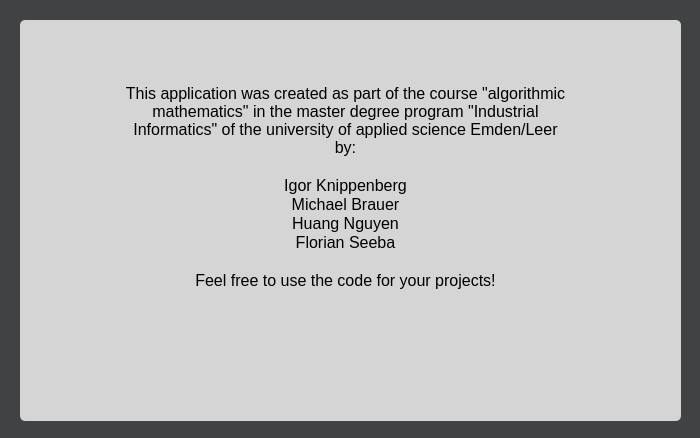
<?xml version="1.0" encoding="UTF-8"?>
<ui version="4.0">
 <class>AboutWindow</class>
 <widget class="QWidget" name="AboutWindow">
  <property name="windowModality">
   <enum>Qt::ApplicationModal</enum>
  </property>
  <property name="geometry">
   <rect>
    <x>0</x>
    <y>0</y>
    <width>700</width>
    <height>438</height>
   </rect>
  </property>
  <property name="windowTitle">
   <string>About</string>
  </property>
  <property name="windowIcon">
   <iconset resource="images.qrc">
    <normaloff>:/images/mine_logo.png</normaloff>:/images/mine_logo.png</iconset>
  </property>
  <property name="styleSheet">
   <string notr="true">background-color: rgb(64, 66, 68);
</string>
  </property>
  <widget class="QGroupBox" name="groupBox">
   <property name="geometry">
    <rect>
     <x>20</x>
     <y>20</y>
     <width>661</width>
     <height>401</height>
    </rect>
   </property>
   <property name="styleSheet">
    <string notr="true">
QGroupBox {
 background-color: rgb(213, 213, 214);
 color: rgb(0,0,0);
 border-radius: 5px;


}</string>
   </property>
   <property name="title">
    <string/>
   </property>
   <widget class="QTextBrowser" name="textBrowser">
    <property name="geometry">
     <rect>
      <x>100</x>
      <y>60</y>
      <width>451</width>
      <height>291</height>
     </rect>
    </property>
    <property name="styleSheet">
     <string notr="true">
 background-color: rgb(213, 213, 214);
</string>
    </property>
    <property name="frameShape">
     <enum>QFrame::NoFrame</enum>
    </property>
    <property name="html">
     <string>&lt;!DOCTYPE HTML PUBLIC &quot;-//W3C//DTD HTML 4.0//EN&quot; &quot;http://www.w3.org/TR/REC-html40/strict.dtd&quot;&gt;
&lt;html&gt;&lt;head&gt;&lt;meta name=&quot;qrichtext&quot; content=&quot;1&quot; /&gt;&lt;style type=&quot;text/css&quot;&gt;
p, li { white-space: pre-wrap; }
&lt;/style&gt;&lt;/head&gt;&lt;body style=&quot; font-family:'MS Shell Dlg 2'; font-size:7.8pt; font-weight:400; font-style:normal;&quot;&gt;
&lt;p align=&quot;center&quot; style=&quot; margin-top:0px; margin-bottom:0px; margin-left:0px; margin-right:0px; -qt-block-indent:0; text-indent:0px;&quot;&gt;&lt;span style=&quot; font-size:12pt;&quot;&gt;This application was created as part of the course &amp;quot;algorithmic mathematics&amp;quot; in the master degree program &amp;quot;Industrial Informatics&amp;quot; of the university of applied science Emden/Leer by:&lt;/span&gt;&lt;/p&gt;
&lt;p align=&quot;center&quot; style=&quot;-qt-paragraph-type:empty; margin-top:0px; margin-bottom:0px; margin-left:0px; margin-right:0px; -qt-block-indent:0; text-indent:0px; font-size:12pt;&quot;&gt;&lt;br /&gt;&lt;/p&gt;
&lt;p align=&quot;center&quot; style=&quot; margin-top:0px; margin-bottom:0px; margin-left:0px; margin-right:0px; -qt-block-indent:0; text-indent:0px;&quot;&gt;&lt;span style=&quot; font-size:12pt;&quot;&gt;Igor Knippenberg&lt;/span&gt;&lt;/p&gt;
&lt;p align=&quot;center&quot; style=&quot; margin-top:0px; margin-bottom:0px; margin-left:0px; margin-right:0px; -qt-block-indent:0; text-indent:0px;&quot;&gt;&lt;span style=&quot; font-size:12pt;&quot;&gt;Michael Brauer&lt;/span&gt;&lt;/p&gt;
&lt;p align=&quot;center&quot; style=&quot; margin-top:0px; margin-bottom:0px; margin-left:0px; margin-right:0px; -qt-block-indent:0; text-indent:0px;&quot;&gt;&lt;span style=&quot; font-size:12pt;&quot;&gt;Huang Nguyen&lt;/span&gt;&lt;/p&gt;
&lt;p align=&quot;center&quot; style=&quot; margin-top:0px; margin-bottom:0px; margin-left:0px; margin-right:0px; -qt-block-indent:0; text-indent:0px;&quot;&gt;&lt;span style=&quot; font-size:12pt;&quot;&gt;Florian Seeba&lt;/span&gt;&lt;/p&gt;
&lt;p align=&quot;center&quot; style=&quot;-qt-paragraph-type:empty; margin-top:0px; margin-bottom:0px; margin-left:0px; margin-right:0px; -qt-block-indent:0; text-indent:0px; font-size:12pt;&quot;&gt;&lt;br /&gt;&lt;/p&gt;
&lt;p align=&quot;center&quot; style=&quot; margin-top:0px; margin-bottom:0px; margin-left:0px; margin-right:0px; -qt-block-indent:0; text-indent:0px;&quot;&gt;&lt;span style=&quot; font-size:12pt;&quot;&gt;Feel free to use the code for your projects!&lt;/span&gt;&lt;/p&gt;&lt;/body&gt;&lt;/html&gt;</string>
    </property>
   </widget>
  </widget>
 </widget>
 <resources>
  <include location="images.qrc"/>
 </resources>
 <connections/>
</ui>
